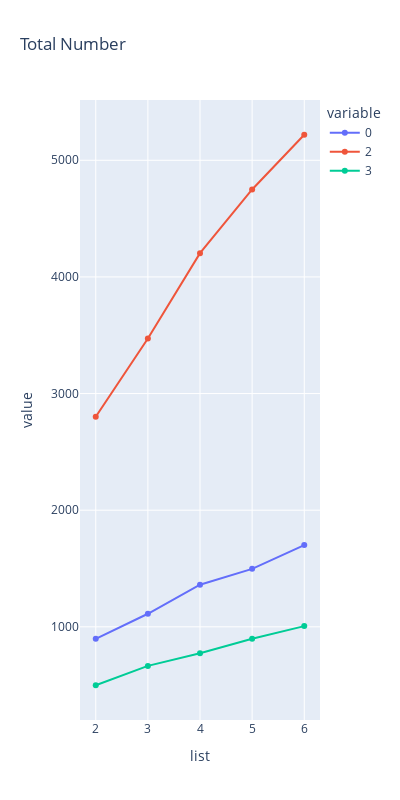

The notebook cell this image was saved under:
### Code cell
fig = px.line(df, x='list', y=[0,2, 3,],  markers=True, height=800, width=400, title="Total Number")
fig.show()

### Figure 1 — Plotly figure (JSON) as saved in the notebook; plotly's stock layout.template omitted (floating-point values rounded to 4 significant figures)
{"data": [{"hovertemplate": "variable=0<br>list=%{x}<br>value=%{y}<extra></extra>", "legendgroup": "0", "line": {"color": "#636efa", "dash": "solid"}, "marker": {"symbol": "circle"}, "mode": "lines+markers", "name": "0", "orientation": "v", "showlegend": true, "type": "scatter", "x": [2, 3, 4, 5, 6], "xaxis": "x", "y": [897, 1112, 1361, 1497, 1701], "yaxis": "y"}, {"hovertemplate": "variable=2<br>list=%{x}<br>value=%{y}<extra></extra>", "legendgroup": "2", "line": {"color": "#EF553B", "dash": "solid"}, "marker": {"symbol": "circle"}, "mode": "lines+markers", "name": "2", "orientation": "v", "showlegend": true, "type": "scatter", "x": [2, 3, 4, 5, 6], "xaxis": "x", "y": [2801, 3472, 4204, 4750, 5219], "yaxis": "y"}, {"hovertemplate": "variable=3<br>list=%{x}<br>value=%{y}<extra></extra>", "legendgroup": "3", "line": {"color": "#00cc96", "dash": "solid"}, "marker": {"symbol": "circle"}, "mode": "lines+markers", "name": "3", "orientation": "v", "showlegend": true, "type": "scatter", "x": [2, 3, 4, 5, 6], "xaxis": "x", "y": [499, 665, 773, 898, 1006], "yaxis": "y"}], "layout": {"height": 800, "legend": {"title": {"text": "variable"}, "tracegroupgap": 0}, "title": {"text": "Total Number"}, "width": 400, "xaxis": {"anchor": "y", "autorange": true, "domain": [0, 1], "range": [1.698, 6.302], "title": {"text": "list"}, "type": "linear"}, "yaxis": {"anchor": "x", "autorange": true, "domain": [0, 1], "range": [201.1, 5517.0], "title": {"text": "value"}, "type": "linear"}}}
